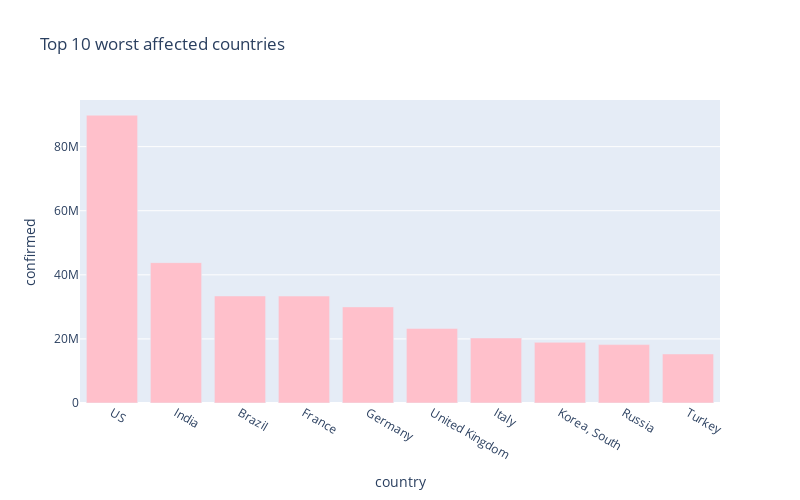

Here is the notebook cell this chart was saved with:
### Code cell
px.bar(
    sorted_country_df.head(10),
    x = "country",
    y = "confirmed",
    title= "Top 10 worst affected countries", # the axis names
    color_discrete_sequence=["pink"], 
    height=500,
    width=800
)

### Figure 1 — Plotly figure (JSON) as saved in the notebook; plotly's stock layout.template omitted (floating-point values rounded to 4 significant figures)
{"data": [{"alignmentgroup": "True", "hovertemplate": "country=%{x}<br>confirmed=%{y}<extra></extra>", "legendgroup": "", "marker": {"color": "pink", "pattern": {"shape": ""}}, "name": "", "offsetgroup": "", "orientation": "v", "showlegend": false, "textposition": "auto", "type": "bar", "x": ["US", "India", "Brazil", "France", "Germany", "United Kingdom", "Italy", "Korea, South", "Russia", "Turkey"], "xaxis": "x", "y": [89830640, 43801678, 33397814, 33375449, 29994679, 23282749, 20299013, 18937971, 18229239, 15297539], "yaxis": "y"}], "layout": {"barmode": "relative", "height": 500, "legend": {"tracegroupgap": 0}, "title": {"text": "Top 10 worst affected countries"}, "width": 800, "xaxis": {"anchor": "y", "domain": [0, 1], "title": {"text": "country"}}, "yaxis": {"anchor": "x", "domain": [0, 1], "title": {"text": "confirmed"}}}}
